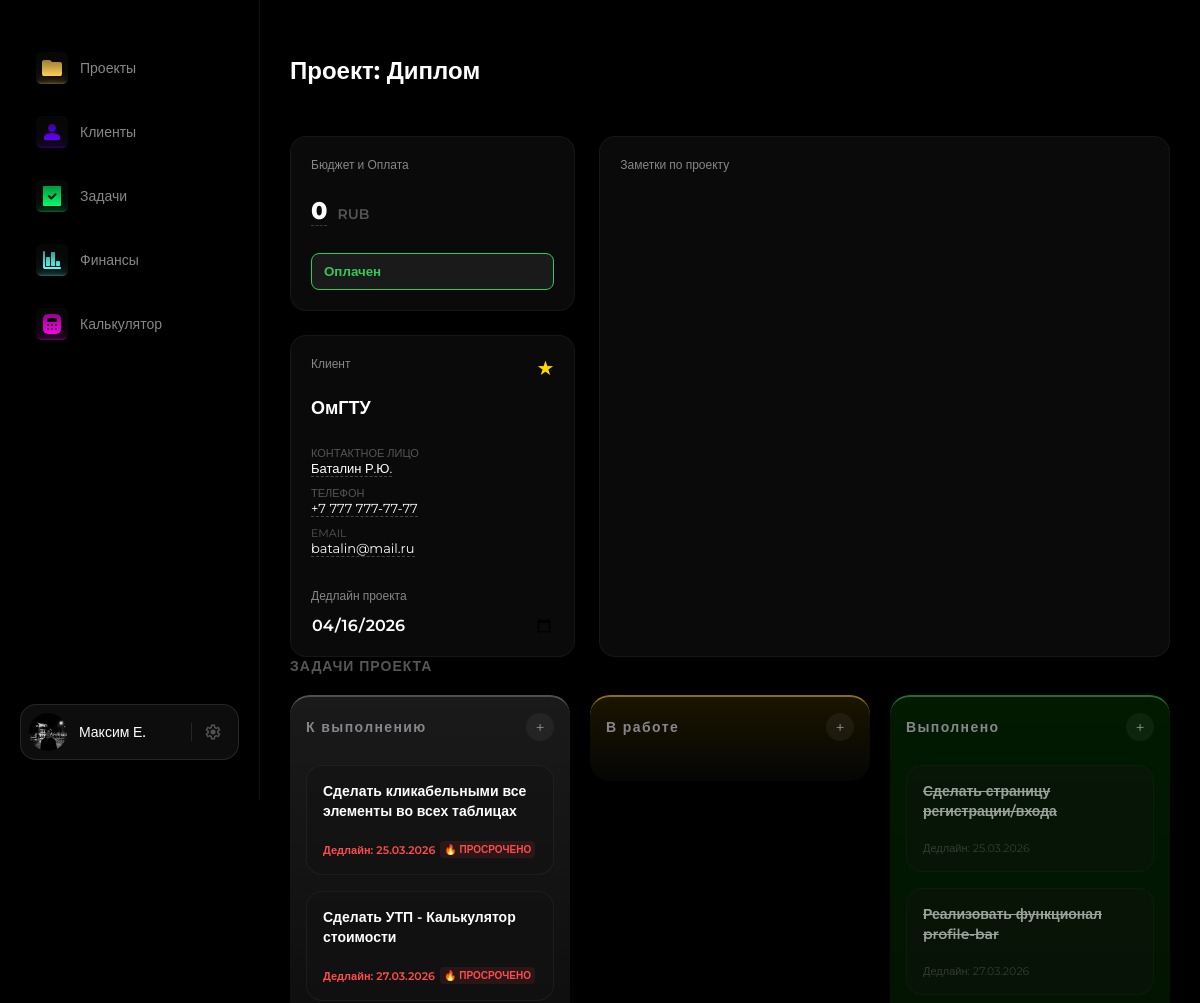
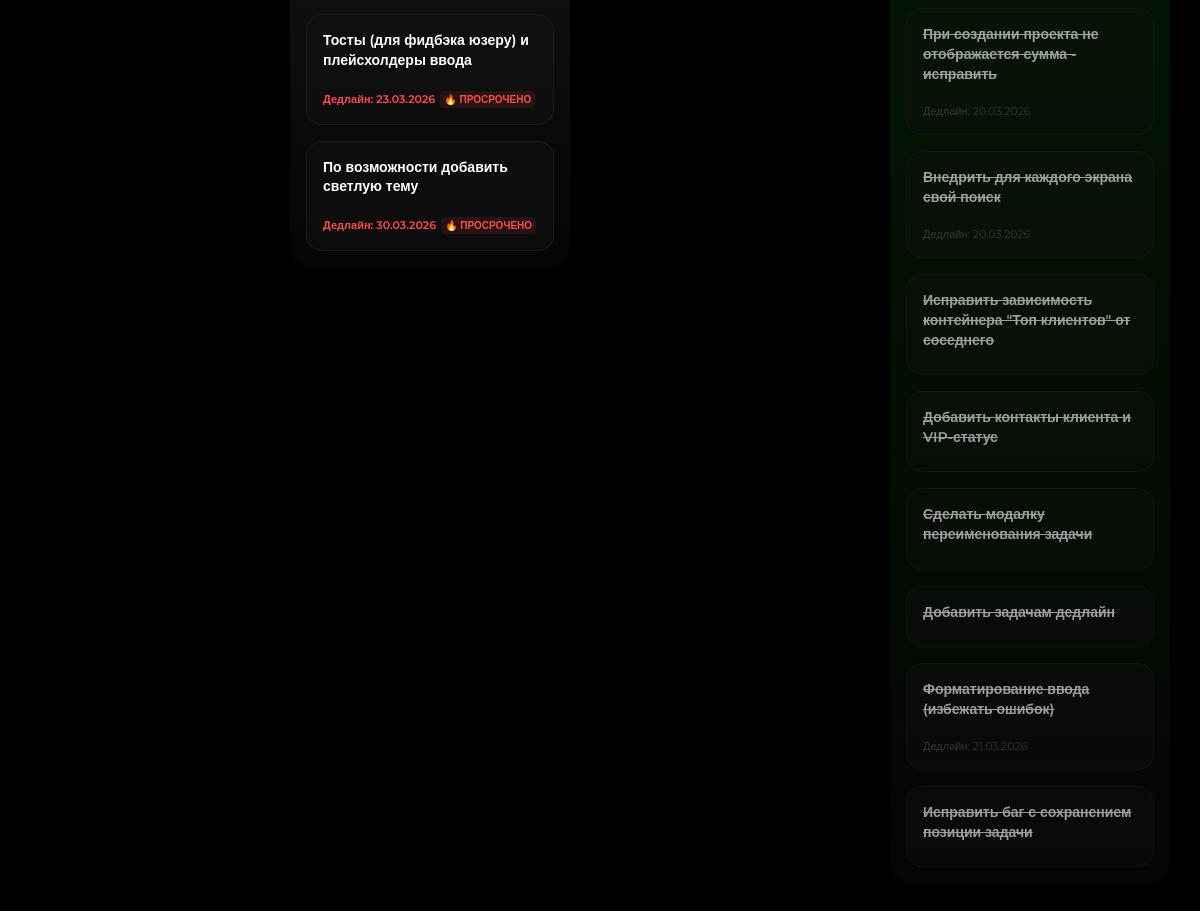
Before: /projects/44/ with the older database file (2 pictures, top to bottom).
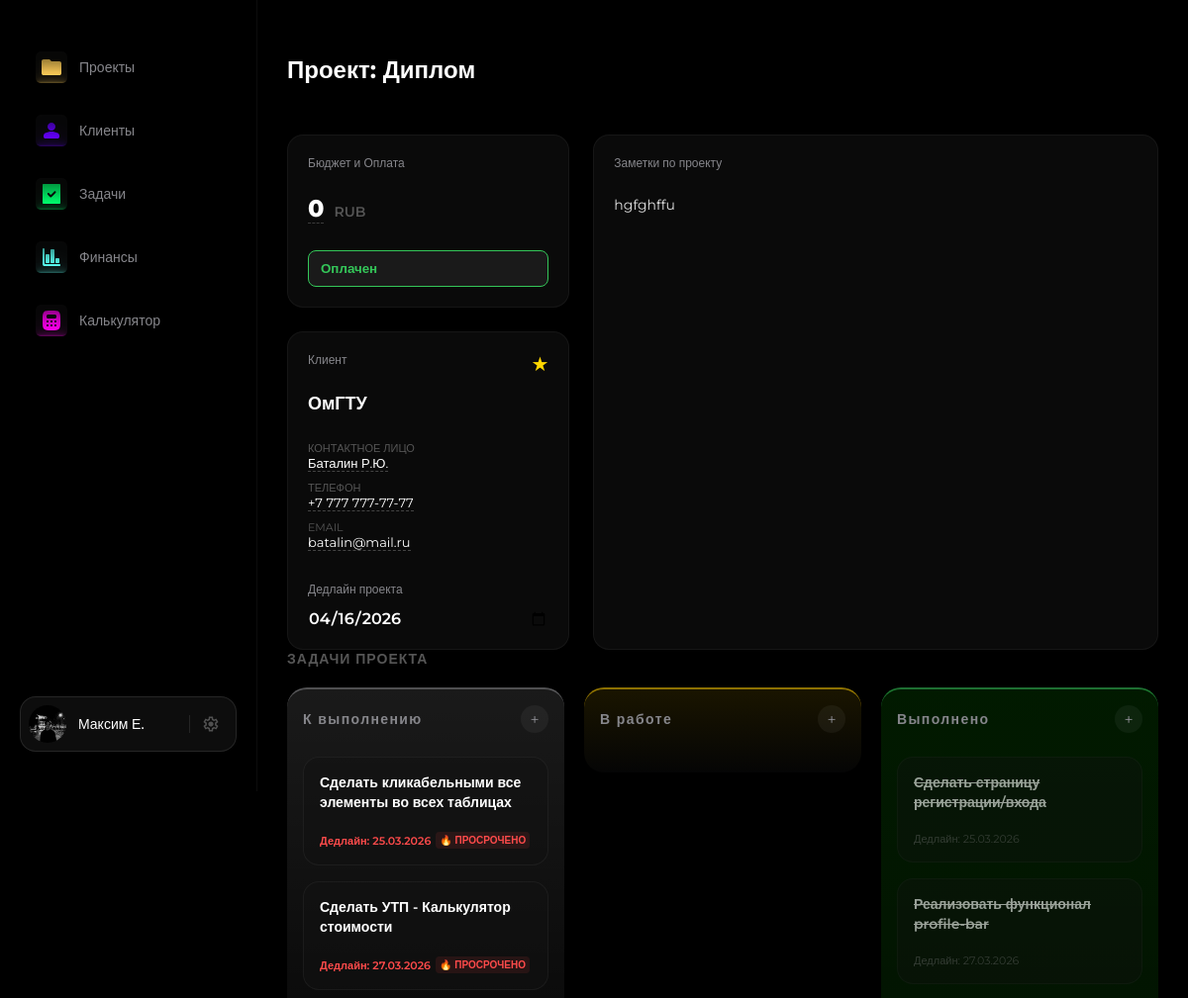
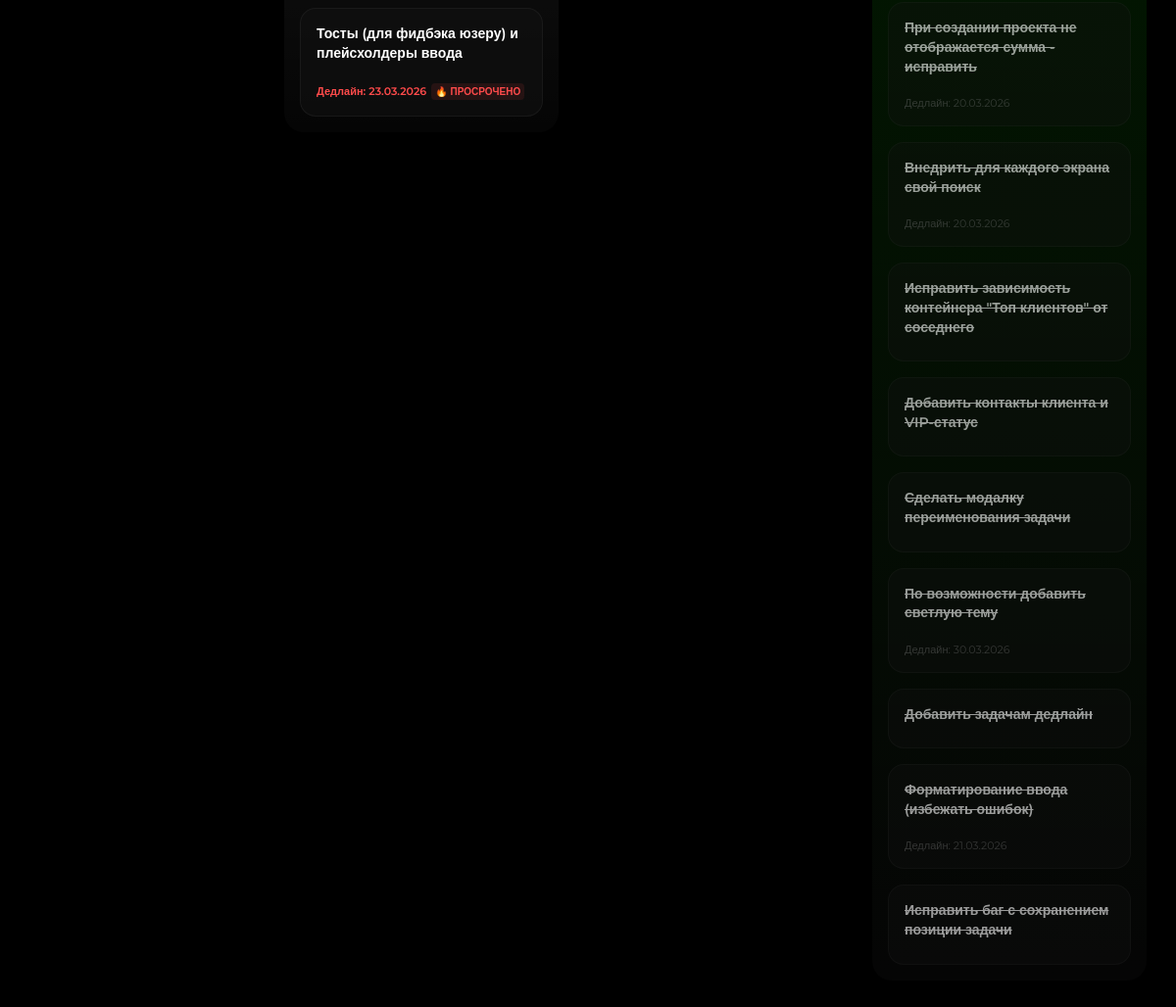
After: the same page with the newer database file (2 pictures, top to bottom).
### crm/models.py (models this page shows, shortened)
class Task(models.Model):
    TASK_STATUS_CHOICES = (
        ('todo', 'К выполнению'),
        ('inwork', 'В работе'),
        ('done', 'Выполнено'),
    )
    project = models.ForeignKey(Project, on_delete=models.CASCADE, related_name='tasks', verbose_name="Проект")
    title = models.CharField(max_length=255, verbose_name="Заголовок задачи")
    status = models.CharField(max_length=20, choices=TASK_STATUS_CHOICES, default='todo', verbose_name="Статус задачи")
    due_date = models.DateField(null=True, blank=True, verbose_name="Срок исполнения")
    created_at = models.DateTimeField(auto_now_add=True)
    updated_at = models.DateTimeField(auto_now=True)
    order = models.PositiveIntegerField(default=0, verbose_name="Позиция")
    class Meta:
        verbose_name = "Задача"
        verbose_name_plural = "Задачи"
        ordering = ['order', 'id']

class Project(models.Model):
    STATUS_CHOICES = (
        ('planned', 'К выполнению'),
        ('inwork', 'В работе'),
        ('done', 'Завершён'),
        ('overdue', 'Просрочен'),
        ('paused', 'Приостановлен'),
    )
    PAYMENT_CHOICES = (
        ('paid', 'Оплачен'),
        ('not_paid', 'Не оплачен'),
        ('pending', 'Ожидает оплаты'),
    )
    title = models.CharField(max_length=200, verbose_name="Название проекта")
    client = models.ForeignKey(
        Client,
        on_delete=models.SET_NULL,
        null=True,
        blank=True,
        related_name='projects',
        verbose_name="Клиент"
    )
    description = models.TextField(blank=True, null=True, verbose_name="Описание проекта")
    status = models.CharField(max_length=20, choices=STATUS_CHOICES, default='planned', verbose_name="Статус")
    budget = models.DecimalField(max_digits=10, decimal_places=2, null=True, blank=True, verbose_name="Бюджет")
    start_date = models.DateField(null=True, blank=True, verbose_name="Дата начала")
    end_date = models.DateField(null=True, blank=True, verbose_name="Дата завершения")
    payment_status = models.CharField(max_length=20, choices=PAYMENT_CHOICES, default='not-paid', verbose_name="Оплата")
    payment_date = models.DateField(null=True, blank=True, verbose_name="Дата оплаты")
    order = models.PositiveIntegerField(default=0, verbose_name="Позиция")
    estimate = models.ForeignKey(
        'Estimate',
        on_delete=models.SET_NULL,
        null=True,
        blank=True,
        related_name='projects',
        verbose_name="Основание (смета)"
    )
    class Meta:
        ordering = ['status', 'order', 'id']

class Client(models.Model):
    name = models.CharField(max_length=200, verbose_name="Имя/Компания")
    contact_person = models.CharField(max_length=200, blank=True, null=True, verbose_name="Контактное лицо")
    email = models.EmailField(blank=True, null=True, verbose_name="Email")
    phone = models.CharField(max_length=20, blank=True, null=True, verbose_name="Телефон")
    telegram = models.CharField(max_length=100, blank=True, null=True, verbose_name="Telegram")
    is_vip = models.BooleanField(default=False, verbose_name="VIP статус")
    created_at = models.DateTimeField(auto_now_add=True, verbose_name="Дата добавления")
    class Meta:
        verbose_name = "Клиент"
        verbose_name_plural = "Клиенты"
        ordering = ['name']

### crm/views.py (the view)
# urls.py: path('projects/<int:project_id>/', views.project_detail, name='project_detail'),
def project_detail(request, project_id):
    project = get_object_or_404(Project, id=project_id)
    tasks = project.tasks.all().order_by('order')
    return render(request, 'project_detail.html', {
        'project': project,
        'today': date.today(),
        'tasks_planned': tasks.filter(status='planned'),
        'tasks_inwork': tasks.filter(status='inwork'),
        'tasks_done': tasks.filter(status='done'),
    })

### templates/project_detail.html (shortened to what the changed rows need)
{% extends 'base.html' %}
{% load static %}
{% block content %}
<link rel="stylesheet" href="{% static 'css/main.css' %}">
    <div class="topbar">
        <h1>Проект: {{ project.title }}</h1>
    </div>
    <div class="project-info-grid">
        <div style="display: flex; flex-direction: column; gap: 24px;">
            <div class="project-card">
                <p class="deadline" style="margin-bottom: 12px;">Бюджет и Оплата</p>
                <div style="display: flex; align-items: baseline; gap: 10px; margin-bottom: 15px;">
                    <span contenteditable="true" onblur="saveField('budget', this.innerText)"
                          style="font-size: 24px; font-weight: 800; color: var(--text-primary); outline: none; border-bottom: 1px dashed rgba(255,255,255,0.2);">
                        {{ project.budget|default:"0" }}
                    </span>
                    <span style="color: #555; font-weight: 600; font-size: 14px;">RUB</span>
                </div>
                <select id="paymentStatusSelect" class="payment-status-dropdown {{ project.payment_status }}" onchange="updatePaymentStatus(this.value)" style="width: 100%;">
                    <option value="paid" {% if project.payment_status == 'paid' %}selected{% endif %}>Оплачен</option>
                </select>
            </div>
            <div class="project-card">
                <div style="display: flex; justify-content: space-between; align-items: flex-start;">
                    <p class="deadline">Клиент</p>
                    <span id="vipToggle"
                        onclick="toggleVip({{ project.client.id }})"
                        style="cursor: pointer; font-size: 20px; color: {% if project.client.is_vip %}#FFD700{% else %}#333{% endif %}; transition: 0.3s;">
                    </span>
                </div>
                <p style="color: var(--text-primary); font-weight: 600; margin: 5px 0 15px 0; font-size: 18px;">
                    {{ project.client.name|default:"—" }}
                </p>
                <div style="display: grid; gap: 10px; font-size: 13px;">
                    <div>
                        <label style="color: #555; display: block; font-size: 11px; text-transform: uppercase;">Контактное лицо</label>
                        <span contenteditable="true" onblur="saveClientField({{ project.client.id }}, 'contact_person', this.innerText)"
                            style="color: var(--text-primary); outline: none; border-bottom: 1px dashed #444;">
                            {{ project.client.contact_person|default:"Добавить имя" }}
                        </span>
                    </div>
                    <div>
                        <label style="color: #555; display: block; font-size: 11px; text-transform: uppercase;">Телефон</label>
                        <span contenteditable="true" onblur="saveClientField({{ project.client.id }}, 'phone', this.innerText)"
                            style="color: var(--text-primary); outline: none; border-bottom: 1px dashed #444;">
                            {{ project.client.phone|default:"Добавить телефон" }}
                        </span>
                    </div>
                    <div>
                        <label style="color: #555; display: block; font-size: 11px; text-transform: uppercase;">Email</label>
                        <span contenteditable="true" onblur="saveClientField({{ project.client.id }}, 'email', this.innerText)"
                            style="color: var(--text-primary); outline: none; border-bottom: 1px dashed #444;">
                            {{ project.client.email|default:"Добавить email" }}
                        </span>
                    </div>
                </div>
                <p class="deadline" style="margin-top: 20px;">Дедлайн проекта</p>
                <input type="date" value="{{ project.end_date|date:'Y-m-d' }}"
                    onchange="saveField('end_date', this.value)"
                    style="background: transparent; border: none; color: var(--text-primary); font-size: 16px; font-weight: 600; cursor: pointer; width: 100%; outline: none;">
            </div>
        </div>
        <div class="project-card" style="display: flex; flex-direction: column;">
            <p class="deadline" style="margin-bottom: 12px;">Заметки по проекту</p>
            <div contenteditable="true" onblur="saveField('description', this.innerText)"
                 style="color: #e2e2e2; font-size: 14px; line-height: 1.6; outline: none; flex-grow: 1; min-height: 120px;">
                {{ project.description|default:"" }}
            </div>
        </div>
    </div>
    <h2 style="font-size: 14px; font-weight: 700; color: #555; text-transform: uppercase; letter-spacing: 1px; margin-bottom: 20px;">Задачи проекта</h2>
<div class="kanban-board" data-model="Task" data-update-url="{% url 'update_task_status' %}">
    <div class="kanban-column" data-status="planned">
        <div class="kanban-column-header">
            <h2>К выполнению</h2>
        </div>
        <div class="kanban-cards">
            {% for task in tasks_planned %}
                <div class="project-card" data-id="{{ task.id }}" data-title="{{ task.title }}" data-date="{{ task.due_date|date:'Y-m-d' }}" data-model="Task" data-delete-url="{% url 'delete_task' task.id %}" draggable="true" style="padding: 16px; cursor: grab;">
                    <p class="title" style="font-size: 14px; margin-bottom: 8px;">{{ task.title }}</p>
                    {% if task.due_date %}
                        <div style="font-size: 11px; font-weight: 600; display: flex; align-items: center; gap: 5px; color: {% if task.due_date < today %}#ff4b4b{% else %}#888{% endif %};">
                            <span>Дедлайн: {{ task.due_date|date:"d.m.Y" }}</span>
                            {% if task.due_date < today %}<span style="font-size: 10px; background: rgba(255,75,75,0.1); padding: 2px 4px; border-radius: 4px;">🔥 ПРОСРОЧЕНО</span>{% endif %}
                        </div>
                    {% endif %}
                </div>
            {% endfor %}
        </div>
    </div>
    <div class="kanban-column" data-status="inwork">
        <div class="kanban-column-header">
            <h2>В работе</h2>
        </div>
    </div>
    <div class="kanban-column" data-status="done">
        <div class="kanban-column-header">
            <h2>Выполнено</h2>
        </div>
        <div class="kanban-cards">
            {% for task in tasks_done %}
                <div class="project-card" data-id="{{ task.id }}" data-title="{{ task.title }}" data-date="{{ task.due_date|date:'Y-m-d' }}" data-model="Task" data-delete-url="{% url 'delete_task' task.id %}" draggable="true" style="padding: 16px; cursor: grab; opacity: 0.6;">
                    <p class="title" style="font-size: 14px; margin-bottom: 8px; text-decoration: line-through;">{{ task.title }}</p>
                    {% if task.due_date %}
                        <div style="font-size: 11px; color: #555; display: flex; align-items: center; gap: 5px;">
                            <span>Дедлайн: {{ task.due_date|date:"d.m.Y" }}</span>
                        </div>
                    {% endif %}
                </div>
            {% endfor %}
        </div>
    </div>
</div>
{% endblock %}

Changed rows visible on the page:
changed Project "Диплом": description (not shown) → "hgfghffu"
changed Task "По возможности добавить светлую тему": moves from the list under "К выполнению" to the list under "Выполнено"
